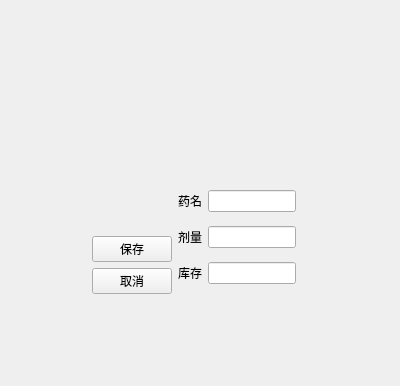
<?xml version="1.0" encoding="UTF-8"?>
<ui version="4.0">
 <class>medicineEditview</class>
 <widget class="QWidget" name="medicineEditview">
  <property name="geometry">
   <rect>
    <x>0</x>
    <y>0</y>
    <width>400</width>
    <height>386</height>
   </rect>
  </property>
  <property name="windowTitle">
   <string>Form</string>
  </property>
  <widget class="QWidget" name="layoutWidget">
   <property name="geometry">
    <rect>
     <x>92</x>
     <y>182</y>
     <width>204</width>
     <height>112</height>
    </rect>
   </property>
   <layout class="QHBoxLayout" name="horizontalLayout_4">
    <item>
     <layout class="QVBoxLayout" name="verticalLayout_2">
      <item>
       <spacer name="horizontalSpacer">
        <property name="orientation">
         <enum>Qt::Orientation::Horizontal</enum>
        </property>
        <property name="sizeHint" stdset="0">
         <size>
          <width>40</width>
          <height>20</height>
         </size>
        </property>
       </spacer>
      </item>
      <item>
       <spacer name="verticalSpacer">
        <property name="orientation">
         <enum>Qt::Orientation::Vertical</enum>
        </property>
        <property name="sizeHint" stdset="0">
         <size>
          <width>20</width>
          <height>40</height>
         </size>
        </property>
       </spacer>
      </item>
      <item>
       <widget class="QPushButton" name="btSave">
        <property name="text">
         <string>保存</string>
        </property>
       </widget>
      </item>
      <item>
       <widget class="QPushButton" name="btCancel">
        <property name="text">
         <string>取消</string>
        </property>
       </widget>
      </item>
     </layout>
    </item>
    <item>
     <layout class="QVBoxLayout" name="verticalLayout">
      <item>
       <layout class="QHBoxLayout" name="horizontalLayout">
        <item>
         <widget class="QLabel" name="label_3">
          <property name="text">
           <string>药名</string>
          </property>
          <property name="alignment">
           <set>Qt::AlignmentFlag::AlignRight|Qt::AlignmentFlag::AlignTrailing|Qt::AlignmentFlag::AlignVCenter</set>
          </property>
         </widget>
        </item>
        <item>
         <widget class="QLineEdit" name="ID"/>
        </item>
       </layout>
      </item>
      <item>
       <layout class="QHBoxLayout" name="horizontalLayout_2">
        <item>
         <widget class="QLabel" name="label_2">
          <property name="text">
           <string>剂量</string>
          </property>
          <property name="alignment">
           <set>Qt::AlignmentFlag::AlignRight|Qt::AlignmentFlag::AlignTrailing|Qt::AlignmentFlag::AlignVCenter</set>
          </property>
         </widget>
        </item>
        <item>
         <widget class="QLineEdit" name="NAME"/>
        </item>
       </layout>
      </item>
      <item>
       <layout class="QHBoxLayout" name="horizontalLayout_3">
        <item>
         <widget class="QLabel" name="label_4">
          <property name="text">
           <string>库存</string>
          </property>
          <property name="alignment">
           <set>Qt::AlignmentFlag::AlignRight|Qt::AlignmentFlag::AlignTrailing|Qt::AlignmentFlag::AlignVCenter</set>
          </property>
         </widget>
        </item>
        <item>
         <widget class="QLineEdit" name="DEPARTMENT_ID"/>
        </item>
       </layout>
      </item>
     </layout>
    </item>
   </layout>
  </widget>
 </widget>
 <resources/>
 <connections/>
</ui>
